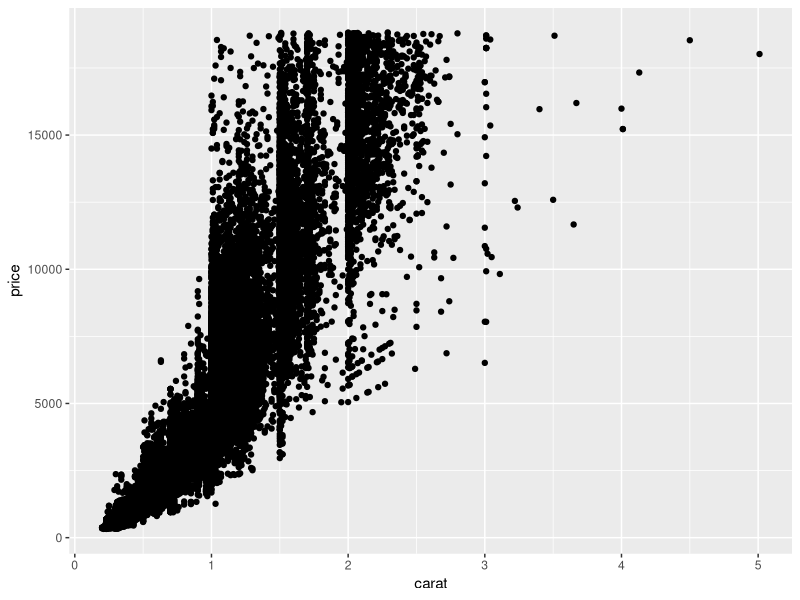
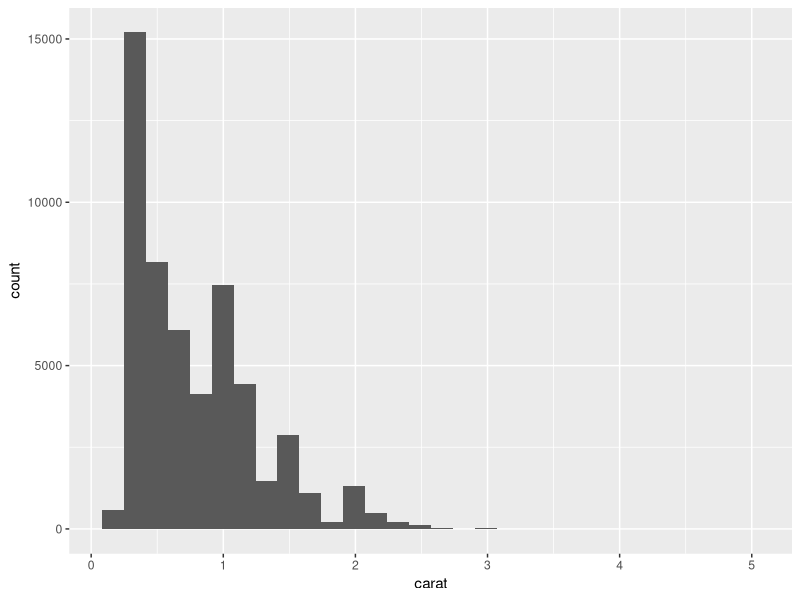
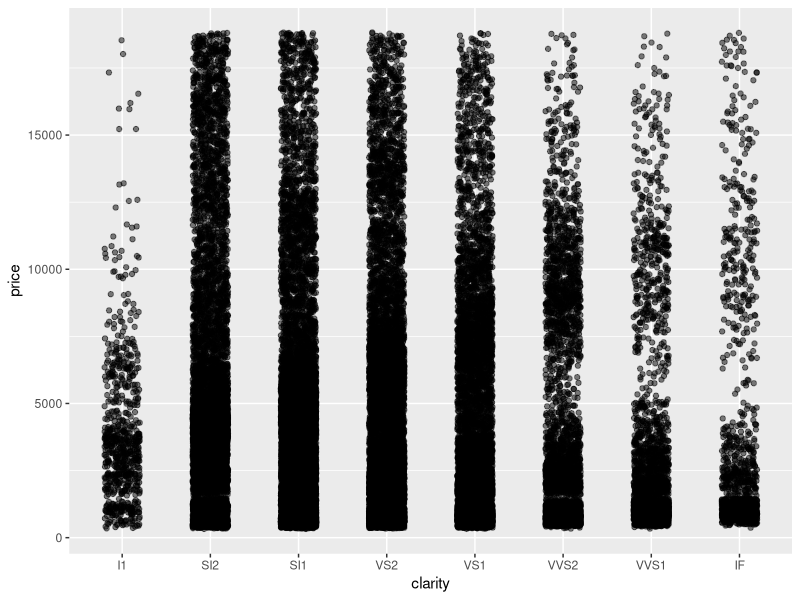

Here is the R script that generated these plots, in order:
## ---- chunk 1
knitr::opts_chunk$set(echo = TRUE)
library(tidyverse)
library(skimr)
library(GGally)
## ---- chunk 2
#Show the column names
names(diamonds)

#Show the dimensions
dim(diamonds)

#Show the summary
summary(diamonds)

#Show the first 6 lines
head(diamonds)

#Show the last 6 lines
tail(diamonds)

#Try out skimr
skimr::skim(diamonds)
## ---- chunk 3
ggplot(data = diamonds, aes(x = carat, y = price)) + 
  geom_point()
## ---- chunk 4
ggplot(data = diamonds, aes(x = carat)) + 
  geom_histogram()
## ---- chunk 5
ggplot(data = diamonds, aes(x = clarity, y = price)) + 
  geom_jitter(width = 0.2,
              alpha = 0.5)
